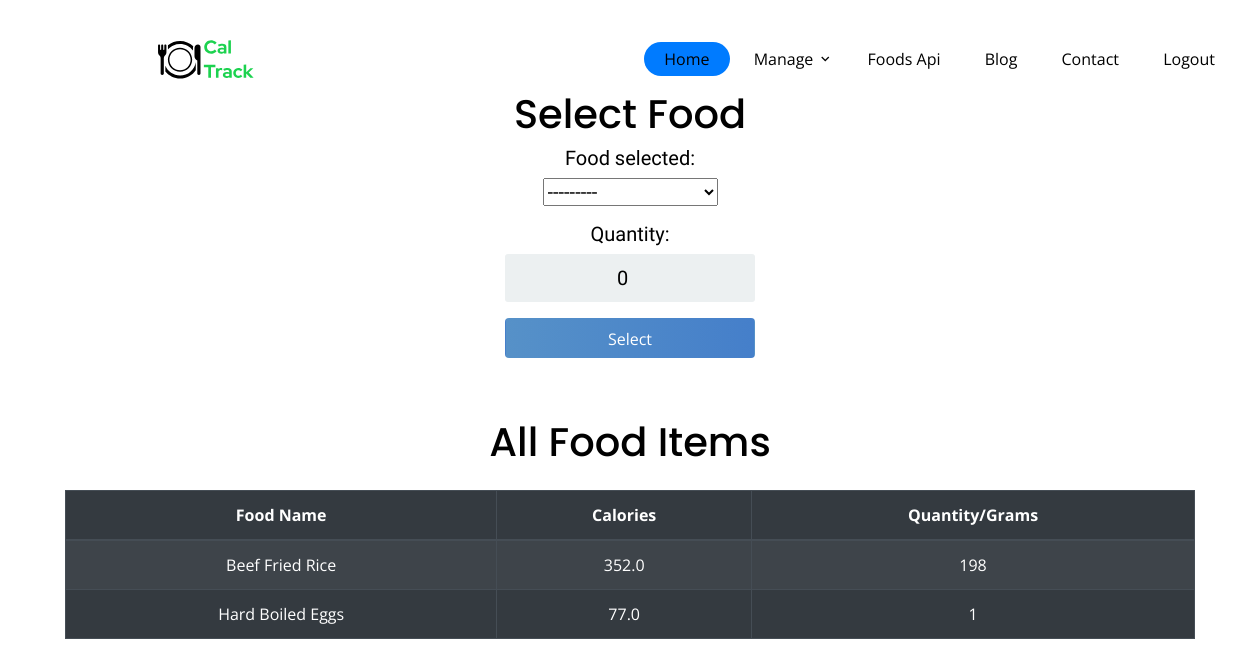
Before: /select_food/ (signed in) with the older database file.
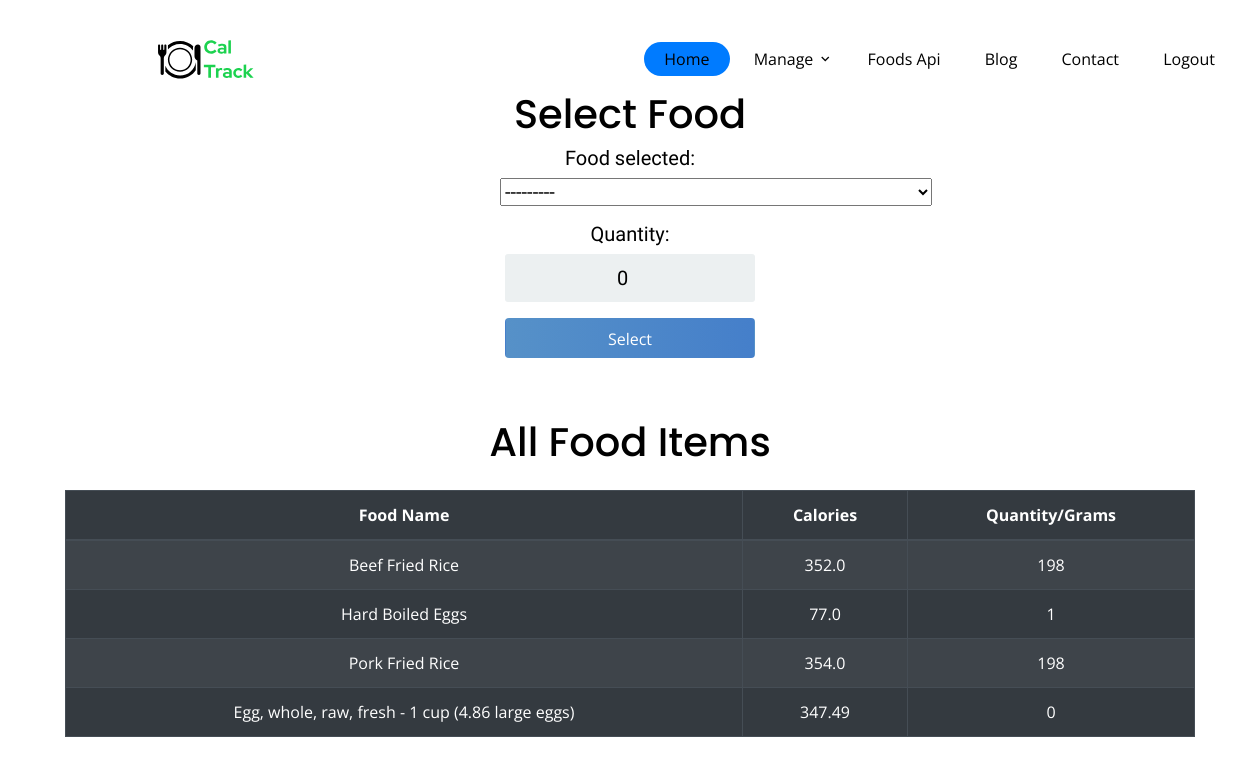
After: the same page with the newer database file.
### calories/models.py (models this page shows)
class Food(models.Model):
	name = models.CharField(max_length=200 ,null=False)
	quantity = models.PositiveIntegerField(null=False,default=0)
	calorie = models.FloatField(null=False,default=0)
	fat = models.FloatField(null=False,default=0)
	protein = models.FloatField(null = False, default = 0)
	carbohydrate = models.FloatField(null=False, default= 0)
	person_of = models.ForeignKey(User,null=True,on_delete=models.CASCADE)
	def __str__(self):
		return self.name

### calories/views.py (the view)
# urls.py: path('select_food/',select_food,name='select_food'),
@login_required
def select_food(request):
	person = Profile.objects.filter(person_of=request.user).last()
	food_items = Food.objects.filter(person_of=request.user)
	form = SelectFoodForm(request.user,instance=person)
	if request.method == 'POST':
		form = SelectFoodForm(request.user,request.POST,instance=person)
		if form.is_valid():
			form.save()
			return redirect('home')
	else:
		form = SelectFoodForm(request.user)
	context = {'form':form,'food_items':food_items}
	return render(request, 'select_food.html',context)

### calories/forms.py
class SelectFoodForm(forms.ModelForm):
    class Meta:
        model = Profile
        fields = ('food_selected','quantity',)
    def __init__(self, user, *args, **kwargs):
        super(SelectFoodForm, self).__init__(*args, **kwargs)
        self.fields['food_selected'].queryset = Food.objects.filter(person_of=user)

### templates/select_food.html (shortened to what this page needs)
{% extends 'base.html' %}
{% block content %}
    <div class="login mt-0">
        <div class="login-screen">
            <div class="app-title">
                <h1 class="headline">Select Food</h1>
            </div>
            <form method="POST" action="" class="login-form">
              <h5 class="form-labels">
                {{ form.as_p }}
            </h5>
                <input class="btn login_btn pt-2" type="submit" value="Select">
            </form>
        </div>
    </div>
    <div class="container-fluid">
   <h1 class="headline text-center pb-3">All Food Items </h1>
        <table class="table table-striped table-dark table-bordered table-hover text-center">
            <thead class="thead-dark">
                <tr>
                    <th scope="col">Food Name</th>
                    <th scope="col">Calories</th>
                    <th scope="col">Quantity/Grams</th>
                </tr>
            </thead>
            <tbody>
                {% for food in food_items %}
                <tr>
                    <td>{{ food.name }}</td>
                    <td>{{ food.calorie }}</td>
                    <td>{{ food.quantity }}</td>
                </tr>
                {% endfor %}
            </tbody>
        </table>
     </div>
{% endblock content %}

Changed rows visible on the page:
added Food: name "Pork Fried Rice", calorie "354.0", quantity "198"
added Food: name "Egg, whole, raw, fresh - 1 cup (4.86 large eggs)", calorie "347.49", quantity "0"
